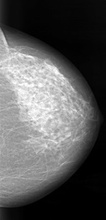
%> input picture Data Training/cancer001.jpg, 106 x 220 px, shrunk from 164 x 341 before the run; its folder holds only this picture in this run
$ octave --eval "result = training;"   (GNU Octave 9; MATLAB toolbox functions it lacks are replaced by stand-ins)
%> lines starting %> are read from the running program, lines starting %| are printed output that depends on the picture; in (x1, y1, x2, y2) boxes, pixels count from 0 and x2, y2 are one past the last pixel; in counts of white or black regions, pixels touching at a corner belong together; the program's own positions count from 1
### possibility_distribution.m
function hasil = possibility_distribution(data, row, col)

newgraylevel = zeros(row,col);
fuzzydata = zeros(row,col);
enhanceddata = zeros(row,col);

min = 256;
maks = 1;

for i=1:row
    for j=1:col
        if data(i,j) < min
            min = data(i,j);
        end

        if data(i,j) > maks
            maks = data(i,j);
        end

    end
end

means = mean2(data);

b1 = (min+means)/2;
b2 = (maks+means)/2;

%fuzzification
for i=1:row
    for j=1:col
        if (data(i,j)>= min) && (data(i,j) < b1)
            newgraylevel(i,j) = 2*(((data(i,j)-min)/(means-min))^2);
        end
        if (data(i,j)>= b1) && (data(i,j) < means)
            newgraylevel(i,j) = 1-(2*(((data(i,j)-means)/(means-min))^2));
        end
        if (data(i,j)>= means) && (data(i,j) < b2)
            newgraylevel(i,j) = 1-(2*(((data(i,j)-means)/(maks-means))^2));
        end
        if (data(i,j)>= b2) && (data(i,j) < maks)
            newgraylevel(i,j) = 2*(((data(i,j)-means)/(maks-means))^2);
        end
    end
end

%modification
for i=1:row
    for j=1:col
        fuzzydata(i,j) = newgraylevel(i,j)^2;
    end
end

%defuzzification
for i=1:row
    for j=1:col
        enhanceddata(i,j) = fuzzydata(i,j)*data(i,j);
    end
end
%figure, imshow(enhanceddata);

hasil = enhanceddata;

### fungsi_graythresh.m
function level = fungsi_graythresh(I)

if ~isempty(I)
  I = im2uint8(I(:));
  num_bins = 256;
  counts = imhist(I,num_bins);

  % rumus dari Otsu paper.
  p = counts / sum(counts);
  omega = cumsum(p);
  mu = cumsum(p .* (1:num_bins)');
  mu_t = mu(end);

  sigma_b_squared = (mu_t * omega - mu).^2 ./ (omega .* (1 - omega));
  maxval = max(sigma_b_squared);
  if isfinite(maxval)
    idx = mean(find(sigma_b_squared == maxval));
    level = (idx - 1) / (num_bins - 1);
  else
    level = 0.0;
  end
else
  level = 0.0;
end

### training.m
function net=training()
imgPath = '.\Data Training';
files = dir(fullfile(imgPath, '*.jpg'));
%files = dir('*.jpg');
nfiles = length(files);
hasil = zeros(nfiles,6);
target = zeros(nfiles,2);

fprintf('-------------------------\n');
for ii=1:nfiles
    currentfilename = [imgPath '\' files(ii).name];
    currentimage = im2double(imread(currentfilename));
%> currentimage: size 220x106x3 double; min 0, max 1, mean 0.343
    images{ii} = currentimage;
    data = rgb2gray(images{ii});
    sizes = size(data);
%> sizes = [220 106]
    row = sizes (1);
%> row = 220
    col = sizes (2);
%> col = 106

    check = 0;
    if strfind(currentfilename, 'cancer')
        check = check+1;
    elseif strfind(currentfilename, 'normal')
        check = check+1;
    end

    if check == 1
        fprintf('%d) Input file: %s\n', ii, currentfilename);
        %fprintf('\tPre processing noise removal %s\n', currentfilename);

        %---------------
        %pre-processing
        %enhanced data algoritma possibility distribution pendekatan fuzzi
        %---------------
        enhanceddata = possibility_distribution(data,row,col);
%> after the loop in possibility_distribution, `for i=1:row`: maks = 1; min = 0
%> in possibility_distribution, `means = mean2(data);`: means = 0.343
%> in possibility_distribution, `b1 = (min+means)/2;`: b1 = 0.172
%> in possibility_distribution, `b2 = (maks+means)/2;`: b2 = 0.672
%> after the loop in possibility_distribution, `for i=1:row`:
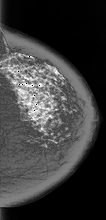
%> newgraylevel: size 220x106 double; min 0, max 1.98, mean 0.474; drawn with min black and max white
%> after the loop in possibility_distribution, `for i=1:row`:
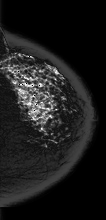
%> fuzzydata: size 220x106 double; min 0, max 3.91, mean 0.435; drawn with min black and max white
%> after the loop in possibility_distribution, `for i=1:row`:
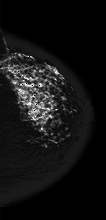
%> enhanceddata: size 220x106 double; min 0, max 3.89, mean 0.294; drawn with min black and max white
        fprintf('\tPre processing enhancement data %s\n', currentfilename);

        %---------------
        %segmentasi
        %iterative threshold (otsu)
        %---------------

        background = imopen(enhanceddata,strel('disk',15));
        I2 = enhanceddata - background;
        I3 = imadjust(I2);
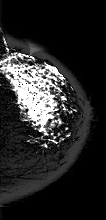
%> I3: size 220x106 double; min 0, max 1, mean 0.157

        level_threshold = fungsi_graythresh(I3);
%> in fungsi_graythresh, `counts = imhist(I,num_bins);`: counts = 256 values, max 10790 at index 1, min 0 at index 62, mean 91.09
%> in fungsi_graythresh, `p = counts / sum(counts);`: p = 256 values, max 0.463 at index 1, min 0 at index 62, mean 0.00391
%> in fungsi_graythresh, `omega = cumsum(p);`: omega = 256 values from 0.463 to 1
%> in fungsi_graythresh, `mu = cumsum(p .* (1:num_bins)');`: mu = 256 values from 0.463 to 41.1
%> in fungsi_graythresh, `mu_t = mu(end);`: mu_t = 41.1
%> in fungsi_graythresh, `sigma_b_squared = (mu_t * omega - mu).^2 ./ (omega .* (1 - omega));`: sigma_b_squared = 256 values, max 4228.8 at index 117, min 1.02e-12 at index 256, mean 3583.2
%> in fungsi_graythresh, `maxval = max(sigma_b_squared);`: maxval = 4228.8
%> in fungsi_graythresh, `idx = mean(find(sigma_b_squared == maxval));`: idx = 118.5
%> in fungsi_graythresh, `level = (idx - 1) / (num_bins - 1);`: level = 0.461
%> level_threshold = 0.461

        citra = zeros(row, col);

        for i=1:row
            for j=1:col
                if I3(i,j)> level_threshold
                    citra(i,j) = 1;
                else
                    citra(i,j) = 0;
                end
            end
        end
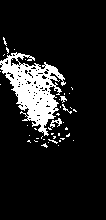
%> citra: size 220x106 double; values 0 (black) and 1 (white), 11.5% white; 41 white regions (37 under 20 px), largest, box (x1, y1, x2, y2) and area: (0, 52, 66, 136) 2419, (50, 118, 62, 128) 52, (60, 96, 67, 103) 26, (62, 104, 72, 114) 24

        fprintf('\tSegmentation data %s\n', currentfilename);

        batas_atas = 1;
        batas_bawah = 1;
        batas_kanan = 1;
        batas_kiri = 1;

        while (true)
            for i=1:row
                for j=1:col
                    if citra(i,j) == 1
                            batas_bawah = i;
                            break;
                    end
                end
            end
            break;
        end
%> after the loop, batas_bawah = 148

        while (true)
            for j=1:col
                for i=1:row
                    if citra(i,j) == 1
                            batas_kanan = j;
                            break;
                    end
                end
            end
            break;
        end
%> after the loop, batas_kanan = 77

        while (true)
            for i=row:-1:1
                for j=col:-1:1
                    if citra(i,j) == 1
                            batas_atas = i;
                            break;
                    end
                end
            end
            break;
        end
%> after the loop, batas_atas = 38

        while (true)
            for j=col:-1:1
                for i=row:-1:1
                    if citra(i,j) == 1
                            batas_kiri = j;
                            break;
                    end
                end
            end
            break;
        end
%> after the loop, batas_kiri = 1

        fprintf('\tCropping data %s\n', currentfilename);
        data_cropped_double = zeros(batas_bawah-batas_atas+1, batas_kanan-batas_kiri+1);
%> data_cropped_double: size 111x77 double; every value is 0
        data_cropped_int = zeros(batas_bawah-batas_atas+1, batas_kanan-batas_kiri+1);

        %set crop
        for i=batas_atas:batas_bawah
            for j=batas_kiri:batas_kanan
                data_cropped_double ((i-batas_atas)+1,(j-batas_kiri)+1) = citra (i,j);
                data_cropped_int ((i-batas_atas)+1, (j-batas_kiri)+1) = enhanceddata(i,j);
            end
        end
%> this loop made 111 passes
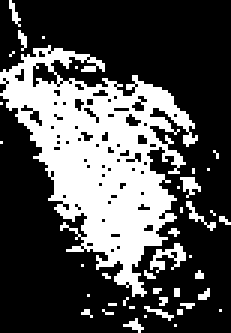
%> data_cropped_double: size 111x77 double (shown 3 times larger); values 0 (black) and 1 (white), 31.5% white; 41 white regions (37 under 20 px), largest, box (x1, y1, x2, y2) and area: (0, 15, 66, 99) 2419, (50, 81, 62, 91) 52, (60, 59, 67, 66) 26, (62, 67, 72, 77) 24
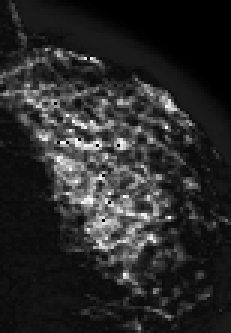
%> data_cropped_int: size 111x77 double (shown 3 times larger); min 0, max 3.89, mean 0.639; drawn with min black and max white

        %---------------
        %fitur ekstraksi
        %---------------
        glcm = graycomatrix(data_cropped_int);
%> glcm = [876 0 0 0 0 0 0 10; 38 1067 484 76 23 16 4 3; 0 460 1008 191 58 36 20 19; 0 69 184 484 82 62 38 37; 0 33 59 79 56 65 43 68; 0 12 39 56 51 64 38 135; 0 5 15 32 41 40 52 128; 10 8 22 50 86 111 116 1577]
        stats = graycoprops(glcm,{'contrast'});
%> stats = {Contrast 1.54}
%> (the run ends here)

$ run again, on Data Training/cancer007r.jpg
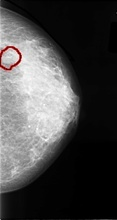
%> input picture Data Training/cancer007r.jpg, 117 x 220 px, shrunk from 188 x 353 before the run
%> after the loop in possibility_distribution, `for i=1:row`: maks = 1; min = 0
%> means = 0.275
%> b1 = 0.137
%> b2 = 0.637
%> counts = 256 values, max 15384 at index 1, min 0 at index 173, mean 100.5
%> p = 256 values, max 0.598 at index 1, min 0 at index 173, mean 0.00391
%> omega = 256 values from 0.598 to 1
%> mu = 256 values from 0.598 to 36.48
%> mu_t = 36.48
%> sigma_b_squared = 256 values, max 4385.2 at index 111, min 6.06e-13 at index 256, mean 3717.8
%> maxval = 4385.2
%> idx = 111
%> level = 0.431
%> after the loop in training, `for i=1:row`:
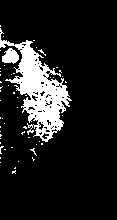
%> citra: size 220x117 double; values 0 (black) and 1 (white), 12.5% white; 54 white regions (52 under 20 px), largest, box (x1, y1, x2, y2) and area: (0, 28, 72, 142) 2883, (2, 48, 19, 64) 188
%> after the loop in training, `while (true)`: batas_bawah = 174
%> after the loop in training, `while (true)`: batas_kanan = 72
%> after the loop in training, `while (true)`: batas_atas = 26
%> after the loop in training, `while (true)`: batas_kiri = 1
%> the loop in training, `for i=batas_atas:batas_bawah` made 149 passes
%> after the loop in training, `for i=batas_atas:batas_bawah`:
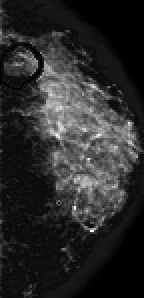
%> data_cropped_int: size 149x72 double (shown 2 times larger); min 0, max 3.8, mean 0.645; drawn with min black and max white
%> glcm = [1563 19 22 1 0 0 0 1; 104 1635 549 66 25 8 2 11; 25 579 1272 144 38 22 13 11; 0 99 132 90 77 33 22 22; 0 53 55 53 52 52 31 31; 0 12 36 47 46 71 43 90; 0 5 14 21 26 43 42 117; 1 7 25 29 38 100 105 2749]
%> stats = {Contrast 0.966}

$ run again, on Data Training/cancer009r.jpg
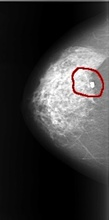
%> input picture Data Training/cancer009r.jpg, 109 x 220 px, shrunk from 177 x 357 before the run
%> after the loop in possibility_distribution, `for i=1:row`: maks = 1; min = 0
%> means = 0.227
%> b1 = 0.113
%> b2 = 0.613
%> counts = 256 values, max 14023 at index 1, min 0 at index 102, mean 93.67
%> p = 256 values, max 0.585 at index 1, min 0 at index 102, mean 0.00391
%> omega = 256 values from 0.585 to 1
%> mu = 256 values from 0.585 to 31.74
%> mu_t = 31.74
%> sigma_b_squared = 256 values, max 3896.6 at index 120, min 1.93e-12 at index 256, mean 3373.9
%> maxval = 3896.6
%> idx = 120
%> level = 0.467
%> after the loop in training, `while (true)`: batas_bawah = 129
%> after the loop in training, `while (true)`: batas_kanan = 105
%> after the loop in training, `while (true)`: batas_atas = 49
%> after the loop in training, `while (true)`: batas_kiri = 41
%> the loop in training, `for i=batas_atas:batas_bawah` made 81 passes
%> after the loop in training, `for i=batas_atas:batas_bawah`:
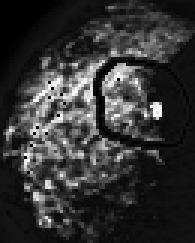
%> data_cropped_int: size 81x65 double (shown 3 times larger); min 0, max 3.98, mean 0.814; drawn with min black and max white
%> glcm = [248 48 21 0 0 0 1 13; 17 647 300 43 17 7 10 24; 24 289 709 46 40 17 8 25; 2 37 66 64 32 22 12 37; 0 18 27 42 68 34 30 61; 1 8 13 29 34 23 23 66; 0 4 10 13 17 15 16 95; 13 21 31 33 73 80 70 1390]
%> stats = {Contrast 2.17}
